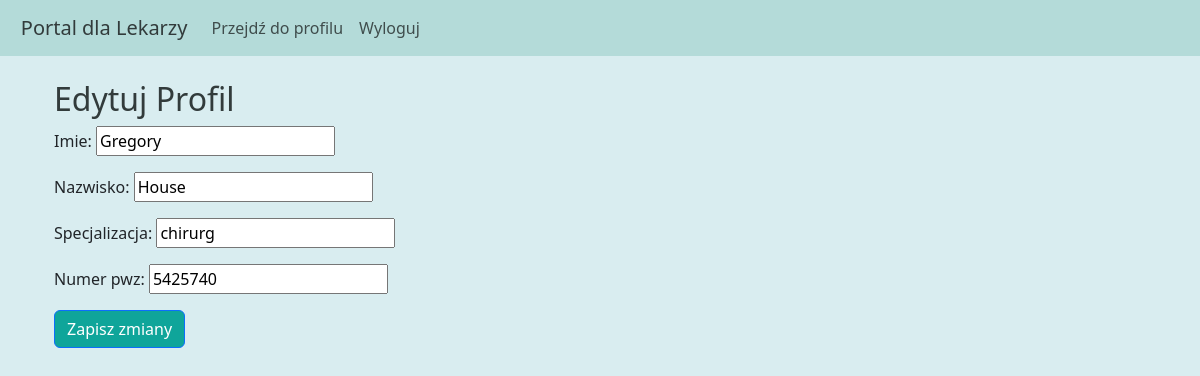
Screenshot of /lekarze/edytuj-profil/ (signed in) with the database file from the repository.
### lekarze/models.py (models this page shows, shortened)
class Lekarz(models.Model):
    user = models.OneToOneField(settings.AUTH_USER_MODEL, on_delete=models.CASCADE, null=True)
    imie = models.CharField(max_length=100, default='')
    nazwisko = models.CharField(max_length=100, default='')
    specjalizacja = models.CharField(max_length=100)
    numer_pwz = models.CharField(max_length=7, unique=True, default='0000000')

### lekarze/views.py (the view)
# urls.py: path('edytuj-profil/', views.edytuj_profil_lekarza, name='edytuj_profil_lekarza'),
def edytuj_profil_lekarza(request):
    lekarz = request.user.lekarz
    if request.method == 'POST':
        form = EdytujProfilLekarzaForm(request.POST, instance=lekarz)
        if form.is_valid():
            form.save()
            return redirect('profil_lekarza')
    else:
        form = EdytujProfilLekarzaForm(instance=lekarz)
    return render(request, 'lekarze/edytuj_profil.html', {'form': form})

### lekarze/forms.py
class EdytujProfilLekarzaForm(forms.ModelForm):
    class Meta:
        model = Lekarz
        fields = ['imie', 'nazwisko', 'specjalizacja', 'numer_pwz']  # Zaktualizuj zgodnie z modelem Lekarz

### templates/lekarze/edytuj_profil.html (shortened to what this page needs)
{% extends "base.html" %}
{% block content %}
<div class="container mt-4">
    <h2 style="color:#323B3B">Edytuj Profil</h2>
    <form method="post">
        {{ form.as_p }}
        <button type="submit" class="btn btn-primary" style="background-color:#0FA59A">Zapisz zmiany</button>
    </form>
</div>
{% endblock %}

### rows the page displays
Lekarz: imie "Gregory", nazwisko "House", specjalizacja "chirurg", numer_pwz "5425740"
